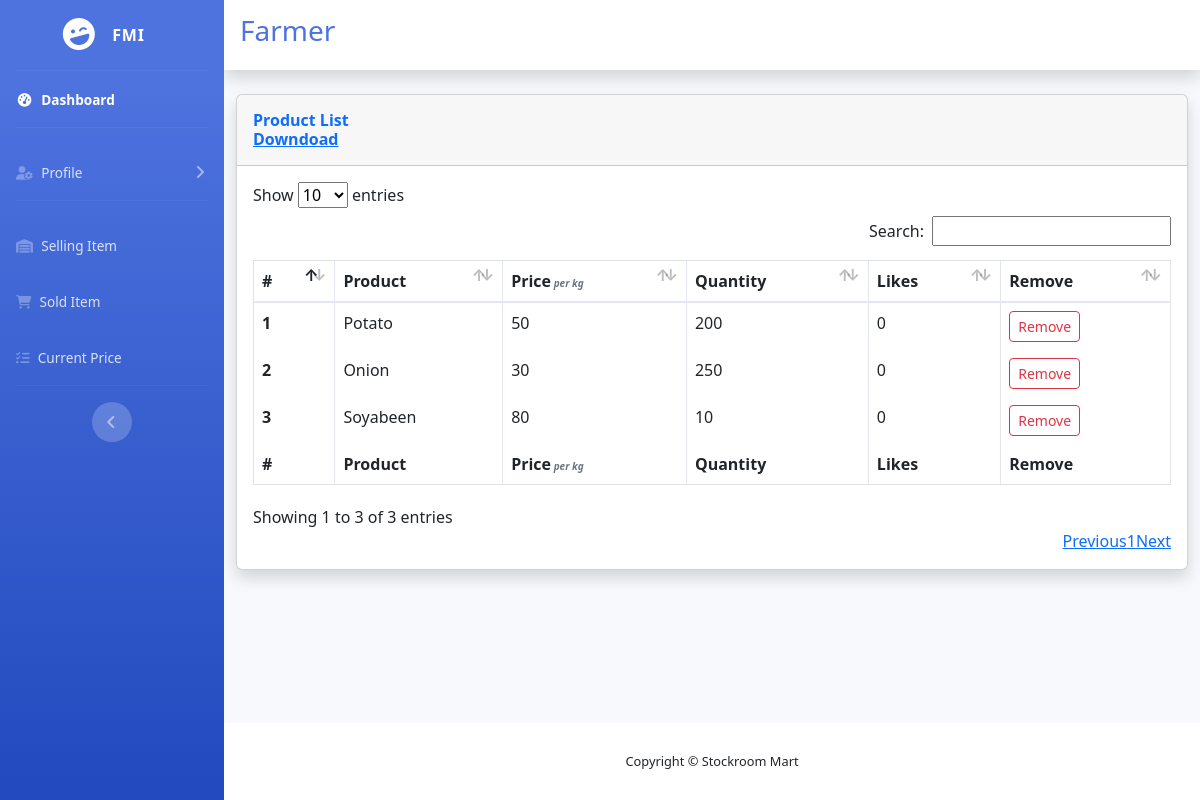
The page /farmerapp/prodlist (signed in) on the database as committed earlier.
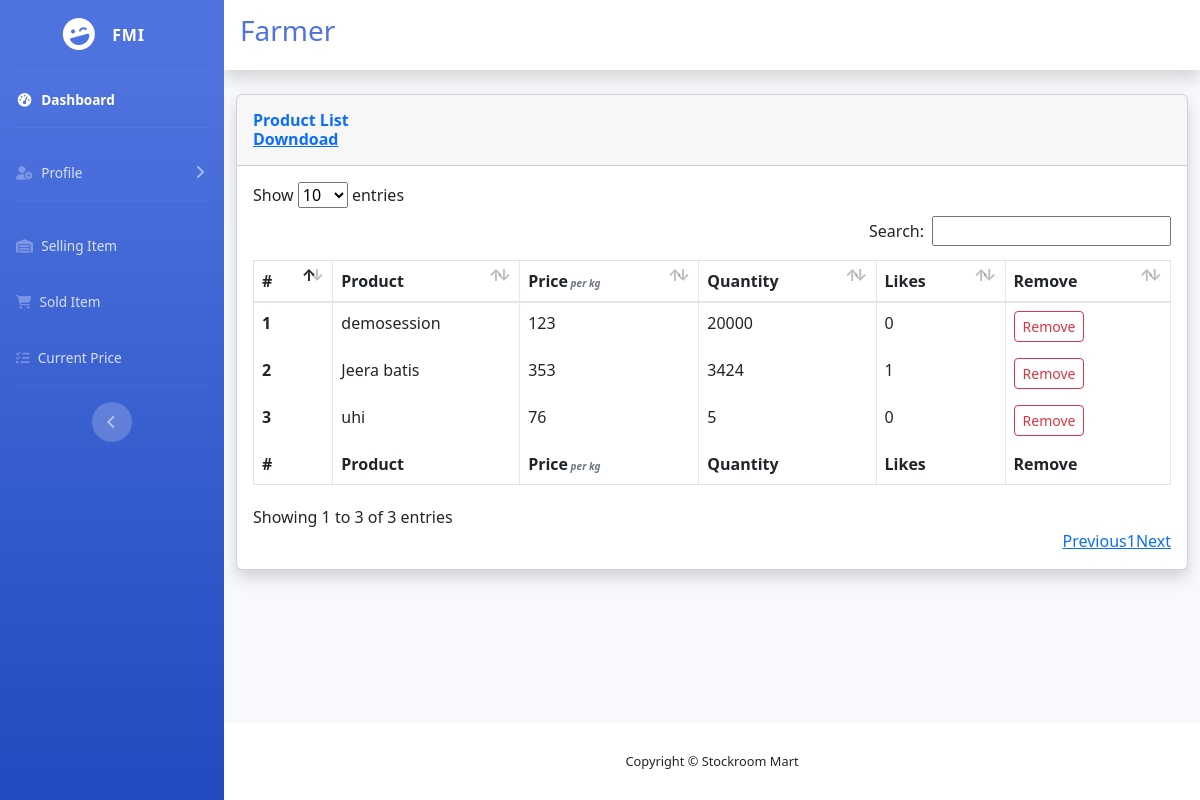
The same page on the database as committed later.
### farmerapp/models.py (models this page shows)
class FarmerSellProduct(models.Model):
    farmerName = models.ForeignKey(FarmerInfo,on_delete = models.CASCADE, related_name="farmers", default="")
    productName = models.CharField(max_length=100, default="")
    qty = models.CharField(max_length=100, default="")
    price = models.CharField(max_length=100, default="")
    description = models.TextField(max_length=100, default="")
    prodImage = models.ImageField(upload_to='images/')
    likes = models.ManyToManyField(MerchantInfo, related_name='FarmerSellProduct')
    def total_likes(self):
        return self.likes.count()
    def __str__(self):
        return self.productName

### farmerapp/views.py (the view)
# urls.py: path('prodlist', views.prodlist, name='prodlist'),
def prodlist(request):
    farmerName = FarmerInfo.objects.get(userid=request.session['farmer'])
    products = FarmerSellProduct.objects.filter(farmerName=farmerName)
    context = {'products': products, 'farmerName': farmerName}
    for product in products:
        print(product)
    return render(request, 'prodList.html', context)

### farmerapp/templates/prodList.html
{% extends 'farmerbase.html' %}
{% block name %}{{farmerName.name}}{% endblock %}
{% block body%}
<div class="container-fluid">
    <div class="card shadow mb-4">
        <div class="card-header py-3">
            <h6 class="m-0 font-weight-bold text-primary">Product List</h6>
            <h6 class="m-0 font-weight-bold text-primary"><a href="downProdList/">Downdoad</a> </h6>
        </div>
        <div class="card-body">
            <div class="table-responsive">
                <table class="table table-bordered" id="dataTable" width="100%" cellspacing="0">
                    <thead>
                    <tr>
                        <th scope="col">#</th>
                        <th scope="col">Product</th>
                        <th scope="col">Price<em class="text-muted" style="font-size:10px"> per kg</em></th>
                        <th scope="col">Quantity</th>
                        <th scope="col">Likes</th>
                        <th scope="col">Remove</th>
                    </tr>
                    </thead>
                    <tfoot>
                    <tr>
                        <th scope="col">#</th>
                        <th scope="col">Product</th>
                        <th scope="col">Price<em class="text-muted" style="font-size:10px"> per kg</em></th>
                        <th scope="col">Quantity</th>
                        <th scope="col">Likes</th>
                        <th scope="col">Remove</th>
                    </tr>
                    </tfoot>
                    <tbody>
                    {% for product in products %}
                    <tr>
                        <th scope="row">{{ forloop.counter }}</th>
                        <td>{{product}}</td>
                        <td>{{product.price}}</td>
                        <td>{{product.qty}}</td>
                        <td>{{product.total_likes}}</td>
                        <td><a href="removeprod/{{product.id}}" class="btn btn-outline-danger btn-sm">Remove</a></td>
                    </tr>
                    {% endfor %}
                    </tbody>
                </table>
            </div>
        </div>
    </div>
</div>
{% endblock %}

Rows that differ between the two databases and show on the page:
removed FarmerSellProduct: productName "Potato", price "50", qty "200", total_likes "0"
removed FarmerSellProduct: productName "Onion", price "30", qty "250", total_likes "0"
removed FarmerSellProduct: productName "Soyabeen", price "80", qty "10", total_likes "0"
added FarmerSellProduct: productName "demosession", price "123", qty "20000", total_likes "0"
added FarmerSellProduct: productName "Jeera batis", price "353", qty "3424", total_likes "1"
added FarmerSellProduct: productName "uhi", price "76", qty "5", total_likes "0"
